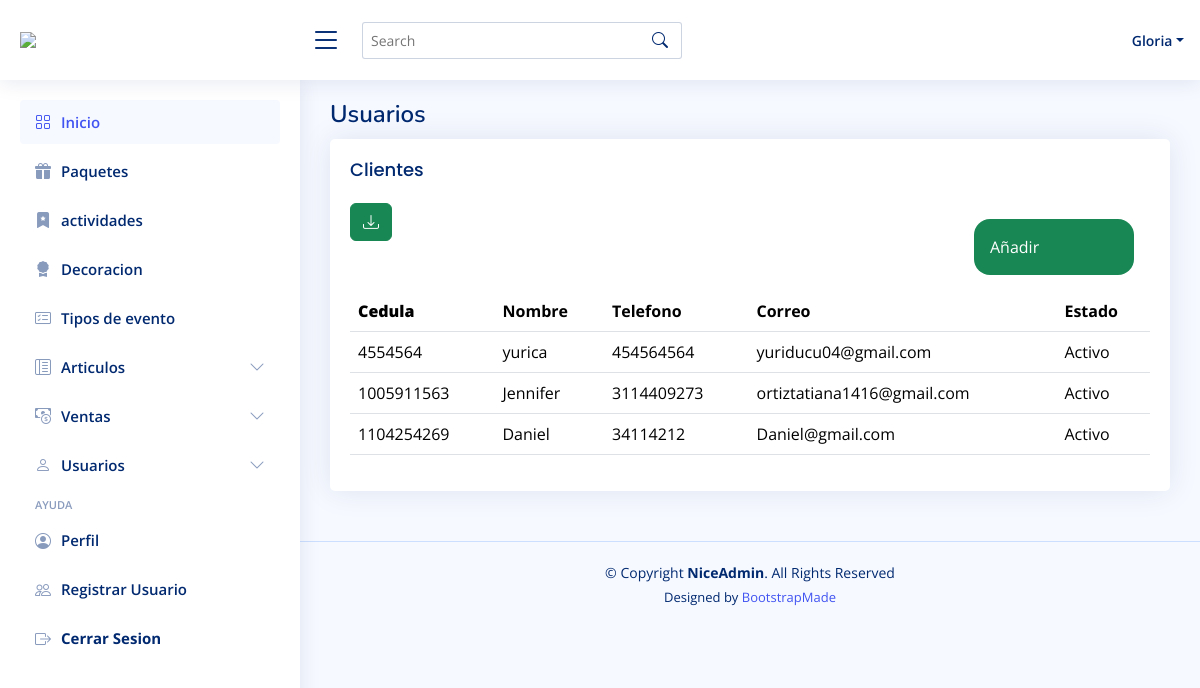
Before: /model/administrador/pages/clientes.php (signed in) with the older database file.
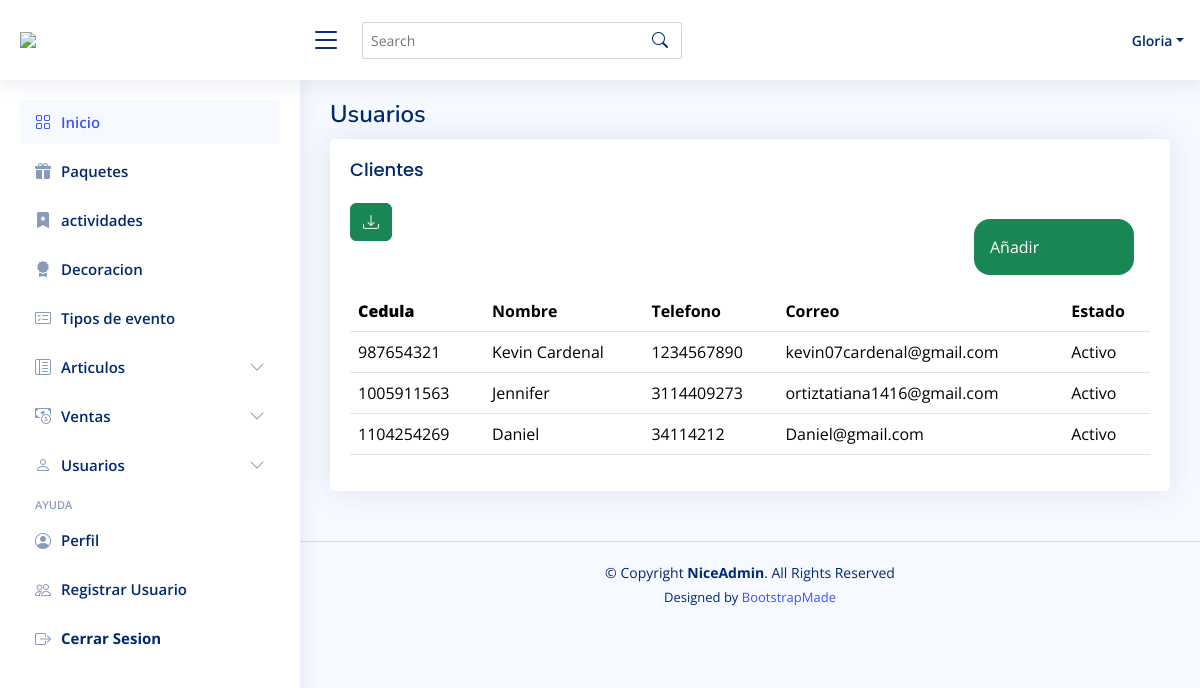
After: the same page with the newer database file.
### tables this page shows
CREATE TABLE `usuarios` (
  `cedula` bigint(20) NOT NULL,
  `nombre` varchar(40) NOT NULL,
  `celular` bigint(20) NOT NULL,
  `contrasena` varchar(100) NOT NULL,
  `correo` varchar(80) NOT NULL,
  `id_tipo_user` int(11) NOT NULL,
  `id_estado` int(11) NOT NULL,
  `nit` bigint(20) NOT NULL,
  `token` varchar(10) NOT NULL
);

CREATE TABLE `estados` (
  `id_estado` int(11) NOT NULL,
  `estado` varchar(20) NOT NULL
);

### model/administrador/pages/clientes.php (the view, shortened to what this page needs)
<?php
include 'plantilla.php';
?>
  <main id="main" class="main">
    <div class="pagetitle">
      <h1>Usuarios</h1>
    </div>
    <section class="section">
      <div class="row">
        <div class="col-lg-12">
          <div class="card">
            <div class="card-body">
              <h5 class="card-title">Clientes</h5>
              <a href="registrar.php" class="añadir">Añadir</a>
              <form method="post" action="funciones/clien_excel.php">
                            <button type="submit" name="cli_excel" class="btn btn-success">
                                <i class="bi bi-download"></i>
                            </button>
                        </form>
              <table class="table datatable">
              <thead>
                  <tr>
                  <th><b>Cedula</b></th>
                    <th>Nombre</th>
                    <th>Telefono</th>
                    <th>Correo</th>
                    <th>Estado</th>
                  </tr>
                </thead>
                <tbody>
                  <?php
                      $con_paquetes = $con->prepare("SELECT
                      usuarios.cedula, usuarios.nombre, usuarios.celular, usuarios.correo, estados.estado
                      FROM usuarios
                      INNER JOIN estados ON estados.id_estado = usuarios.id_estado WHERE id_tipo_user = 2");
                      $con_paquetes->execute();
                      $paquetes = $con_paquetes->fetchAll(PDO::FETCH_ASSOC);
                      foreach ($paquetes as $fila) {
                        $cedula = $fila['cedula'];
                        $nombre = $fila['nombre'];
                        $celular = $fila['celular'];
                        $correo = $fila['correo'];
                        $estado = $fila['estado'];
                    ?>
                  <tr>
                    <td><?php echo $cedula?></td>
                    <td><?php echo $nombre?></td>
                    <td><?php echo $celular?></td>
                    <td><?php echo $correo?></td>
                    <td><?php echo $estado?></td>
                  </tr>
                    <?php
                      }
                    ?>
                </tbody>
              </table>
            </div>
          </div>
        </div>
      </div>
    </section>
  </main>
  <footer id="footer" class="footer">
    <div class="copyright">
      &copy; Copyright <strong><span>NiceAdmin</span></strong>. All Rights Reserved
    </div>
    <div class="credits">
      Designed by <a href="https://bootstrapmade.com/">BootstrapMade</a>
    </div>
  </footer>
</body>
</html>

### model/administrador/pages/plantilla.php (shortened to what this page needs)
<?php
$db = new DataBase();
$con = $db->conectar();
$cedula = $_SESSION['cedula'];
$con_nombre = $con->prepare("SELECT * FROM usuarios WHERE cedula = $cedula");
$con_nombre->execute();
$nombres = $con_nombre->fetchAll(PDO::FETCH_ASSOC);
foreach ($nombres as $fila) {
    $nombre = $fila['nombre'];
}
?>
<!DOCTYPE html>
<html lang="en">
<head>
  <link href="assets/vendor/bootstrap/css/bootstrap.min.css" rel="stylesheet">
  <link href="assets/vendor/bootstrap-icons/bootstrap-icons.css" rel="stylesheet">
  <link href="assets/vendor/boxicons/css/boxicons.min.css" rel="stylesheet">
  <link href="assets/vendor/quill/quill.snow.css" rel="stylesheet">
  <link href="assets/vendor/quill/quill.bubble.css" rel="stylesheet">
  <link href="assets/vendor/remixicon/remixicon.css" rel="stylesheet">
  <link href="assets/vendor/simple-datatables/style.css" rel="stylesheet">
  <link rel="stylesheet" href="../../../css/tablas.css">
  <link href="assets/css/style.css" rel="stylesheet">
</head>
<body>
    <header id="header" class="header fixed-top d-flex align-items-center">
<div class="d-flex align-items-center justify-content-between">
  <a href="index.html" class="logo d-flex align-items-center">
    <img src="../../../imagenes/logos/Logo Arlequin Color.png" class="logo_arlequin">
  </a>
  <i class="bi bi-list toggle-sidebar-btn"></i>
</div>
<div class="search-bar">
  <form class="search-form d-flex align-items-center" method="POST" action="#">
    <input type="text" name="query" placeholder="Search" title="Enter search keyword">
    <button type="submit" title="Search"><i class="bi bi-search"></i></button>
  </form>
</div>
<nav class="header-nav ms-auto">
  <ul class="d-flex align-items-center">
    <li class="nav-item dropdown pe-3">
      <a class="nav-link nav-profile d-flex align-items-center pe-0" href="#" data-bs-toggle="dropdown">
        <span class="d-none d-md-block dropdown-toggle ps-2"><?php echo $nombre ?></span>
      </a>
    </li>
  </ul>
</nav>
</header>
  <aside id="sidebar" class="sidebar">
<ul class="sidebar-nav" id="sidebar-nav">
  <li class="nav-item">
    <a class="nav-link " href="index.php">
      <i class="bi bi-grid"></i>
      <span>Inicio</span>
    </a>
  </li>
  <li class="nav-item">
    <a class="nav-link collapsed" href="paquetes.php">
      <i class="bi bi-gift-fill"></i>
      <span>Paquetes</span>
    </a>
  </li>
  <li class="nav-item">
    <a class="nav-link collapsed" href="actividades.php">
      <i class="bi bi-bookmark-star-fill"></i>
      <span>actividades</span>
    </a>
  </li>
  <li class="nav-item">
    <a class="nav-link collapsed" href="decoracion.php">
      <i class="bi bi-award-fill"></i>
      <span>Decoracion</span>
    </a>
  </li>
  <li class="nav-item">
    <a class="nav-link collapsed" href="tipos_e.php">
      <i class="bi bi-card-checklist"></i>
      <span>Tipos de evento</span>
    </a>
  </li>
  <li class="nav-item">
    <a class="nav-link collapsed" data-bs-target="#charts-nav" data-bs-toggle="collapse" href="#">
      <i class="bi bi-layout-text-sidebar-reverse"></i><span>Articulos</span><i class="bi bi-chevron-down ms-auto"></i>
    </a>
  </li>
  <li class="nav-item">
    <a class="nav-link collapsed" data-bs-target="#icons-nav" data-bs-toggle="collapse" href="#">
      <i class="bi bi-cash-coin"></i><span>Ventas</span><i class="bi bi-chevron-down ms-auto"></i>
    </a>
  </li>
  <li class="nav-item">
    <a class="nav-link collapsed" data-bs-target="#tables-nav" data-bs-toggle="collapse" href="#">
      <i class="bi bi-person"></i><span>Usuarios</span><i class="bi bi-chevron-down ms-auto"></i>
    </a>
  </li>
  <li class="nav-heading">Ayuda</li>
  <li class="nav-item">
    <a class="nav-link collapsed" href="perfil.php">
      <i class="bi bi-person-circle"></i>
      <span>Perfil</span>
    </a>
  </li>
  <li class="nav-item">
    <a class="nav-link collapsed" href="registrar.php">
      <i class="bi bi-people"></i>
      <span>Registrar Usuario</span>
    </a>
  </li>
      <li class="nav-item">
          <a class="nav-link collapsed" href="#">
              <i class="bi bi-box-arrow-right"></i>
              <form method="POST">
                <span><input type="submit" class="cerrar" name="cerrar" value="Cerrar Sesion"></span>
              </form>
            </a>
        </li>
</ul>
</aside>

### css/tablas.css (style rules this page uses)
.añadir { background-color:#198754; color: white; width: 20vh; padding: 2%; margin: 2%; float: right; text-decoration: none; border-radius: 1em; }

### model/administrador/pages/assets/css/style.css (style rules this page uses)
:root { scroll-behavior: smooth; }
body { font-family: "Open Sans", sans-serif; background: #f6f9ff; color: #444444; }
a { color: #4154f1; text-decoration: none; }
h1, h2, h3, h4, h5, h6 { font-family: "Nunito", sans-serif; }
#main { margin-top: 80px; padding: 20px 30px; transition: all 0.3s; }
.pagetitle { margin-bottom: 10px; }
.pagetitle h1 { font-size: 24px; margin-bottom: 0; font-weight: 600; color: #012970; }
.card { margin-bottom: 30px; border: none; border-radius: 5px; box-shadow: 0px 0 30px rgba(1, 41, 112, 0.1); }
.card-title { padding: 20px 0 15px 0; font-size: 18px; font-weight: 500; color: #012970; font-family: "Poppins", sans-serif; }
.card-body { padding: 0 20px 20px 20px; }
.logo { line-height: 1; }
@media (min-width: 1200px) { .logo { width: 280px; } }
.logo_arlequin { width: 25vh; margin-right: 6px; }
.header { transition: all 0.5s; z-index: 997; height: 80px; box-shadow: 0px 2px 20px rgba(1, 41, 112, 0.1); background-color: #fff; padding-left: 20px; }
.header .toggle-sidebar-btn { font-size: 32px; padding-left: 10px; cursor: pointer; color: #012970; }
.header .search-bar { min-width: 360px; padding: 0 20px; }
.header .search-form { width: 100%; }
.header .search-form input { border: 0; font-size: 14px; color: #012970; border: 1px solid rgba(1, 41, 112, 0.2); padding: 7px 38px 7px 8px; border-radius: 3px; transition: 0.3s; width: 100%; }
.header .search-form button { border: 0; padding: 0; margin-left: -30px; background: none; }
.header .search-form button i { color: #012970; }
.header-nav ul { list-style: none; }
.header-nav>ul { margin: 0; padding: 0; }
.header-nav .nav-profile { color: #012970; }
.header-nav .nav-profile span { font-size: 14px; font-weight: 600; }
.sidebar { position: fixed; top: 80px; left: 0; bottom: 0; width: 300px; z-index: 996; transition: all 0.3s; padding: 20px; overflow-y: auto; scrollbar-width: thin; scrollbar-color: #aab7cf transparent; box-shadow: 0px 0px 20px rgba(1, 41, 112, 0.1); background-color: #fff; }
@media (min-width: 1200px) { #main, #footer { margin-left: 300px; } }
.sidebar-nav { padding: 0; margin: 0; list-style: none; }
.sidebar-nav li { padding: 0; margin: 0; list-style: none; }
.sidebar-nav .nav-item { margin-bottom: 5px; }
.sidebar-nav .nav-heading { font-size: 11px; text-transform: uppercase; color: #899bbd; font-weight: 600; margin: 10px 0 5px 15px; }
.sidebar-nav .nav-link { display: flex; align-items: center; font-size: 15px; font-weight: 600; color: #4154f1; transition: 0.3; background: #f6f9ff; padding: 10px 15px; border-radius: 4px; }
.sidebar-nav .nav-link i { font-size: 16px; margin-right: 10px; color: #4154f1; }
.sidebar-nav .nav-link.collapsed { color: #012970; background: #fff; }
.sidebar-nav .nav-link.collapsed i { color: #899bbd; }
.sidebar-nav .nav-link .bi-chevron-down { margin-right: 0; transition: transform 0.2s ease-in-out; }
.footer { padding: 20px 0; font-size: 14px; transition: all 0.3s; border-top: 1px solid #cddfff; }
.footer .copyright { text-align: center; color: #012970; }
.footer .credits { padding-top: 5px; text-align: center; font-size: 13px; color: #012970; }

### model/administrador/pages/plantilla.php (style rules this page uses)
aside .cerrar { background-color: transparent; border: 0; margin: 0; padding: 0; font-weight: bold; color: #012970; }

Changed rows visible on the page:
removed usuarios: cedula "4554564", nombre "yurica", celular "454564564", correo "yuriducu04@gmail.com", id_estado.estado "Activo"
added usuarios: cedula "987654321", nombre "Kevin Cardenal", celular "1234567890", correo "kevin07cardenal@gmail.com", id_estado.estado "Activo"
